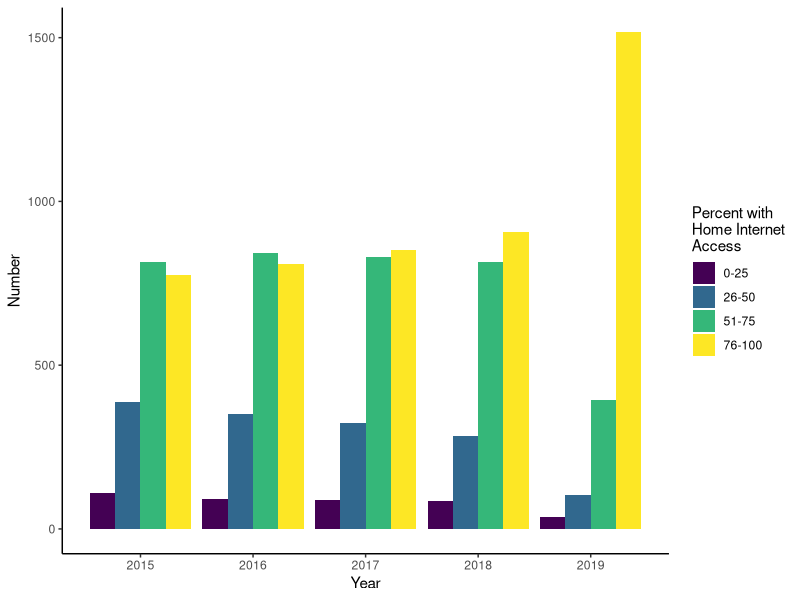
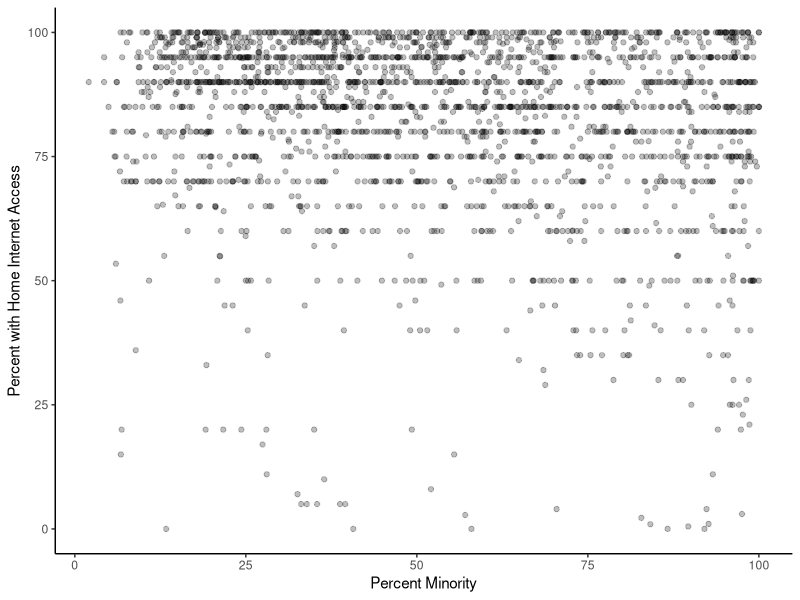
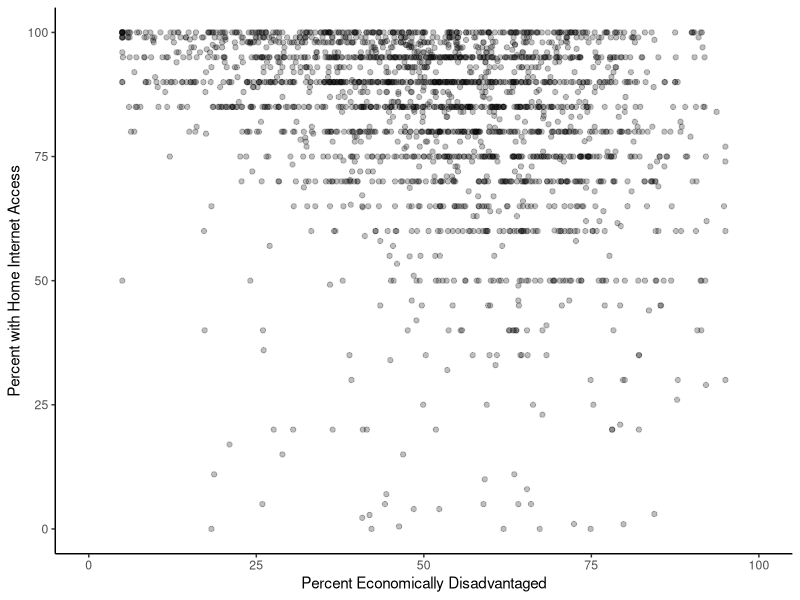

Write R code to recreate these figures, in order.
## ---- chunk 1
knitr::opts_chunk$set(echo = TRUE, message = FALSE, warning = FALSE)
## ---- chunk 2
library(tidyverse)
library(here)
## ---- chunk 3
# percent students with Internet access at home, at school level (2015-2019)
# via https://docs.google.com/spreadsheets/d/1OUny4n_4ssCkCJDtFuHFWJ7jJkO1DfhbERl5_O1oDs0/edit#gid=1261416180
dlmi <- read.csv(here("data", "NC_Students_with_Internet_Access_at_Home.csv"))
dlmi <- dlmi %>% 
  mutate(Fiscal.Year = as.numeric(substring(Fiscal.Year, 1, 4))) %>% 
  rename(year = Fiscal.Year, number = School.Code, name = School.Name, level = SchoolLevel,
         access = X223.....of.Students.with.Home.Internet.Access) %>% 
  select(-Average.DailyMembershipRange, -EconomicallyDisadvantagedRange)
dlmi$access[dlmi$access == "-"] <- NA
dlmi$level[dlmi$level == "-"] <- NA
dlmi <- dlmi %>% 
  arrange(name, year)

# percent students with Internet access at home, at school level, by percentages (2019)
dlmi_2019 <- dlmi %>% 
  filter(year == 2019)

# percent students with Internet access at home, at school level, by percentage ranges (2015-2019)
# for multi year comparison
dlmi_range_2015 <- dlmi %>% 
  filter(year != 2019)
dlmi_range_2019 <- dlmi %>% 
  filter(year == 2019) %>% 
  mutate(access = as.numeric(access)) %>% 
  mutate(access = case_when(access >= 0 & access <= 25 ~ "0-25", access > 25 & access <= 50 ~ "26-50",
                            access > 50 & access <= 75 ~ "51-75", access > 75 & access <= 100 ~ "76-100"))
dlmi <- rbind(dlmi_range_2015, dlmi_range_2019) %>% 
  arrange(name, year)

# number of students by race and sex, at school level (2019)
ncdpi_race <- read.csv(here("data", "NCDPI_Race.csv"))
ncdpi_race <- ncdpi_race %>% 
  mutate(LEA = as.character(LEA), School = as.character(School))
ncdpi_race$LEA[as.numeric(ncdpi_race$LEA) < 100] <- paste0("0", ncdpi_race$LEA)
ncdpi_race <- ncdpi_race %>% 
  mutate(number = paste0(LEA, School)) %>%
  rename(year = Year, district = X____LEA.Name____, name = X___School.Name___,
         indigenous_m = Indian.Male, indigenous_f = Indian.Female, 
         asian_m = Asian.Male, asian_f = Asian.Female,
         hispanic_m = Hispanic.Male, hispanic_f = Hispanic.Female,
         black_m = Black.Male, black_f = Black.Female,
         white_m = White.Male, white_f = White.Female,
         pi_m = Pacific.Island.Male, pi_f = Pacific.Island.Female,
         bi_m = Two.or..More.Male, bi_f = Two.or..More.Female, total = Total) %>% 
  select(-LEA, -School)

# percent economically disadvantaged students, at school level (2017-2019)
ncdpi_eds <- read.csv(here("data", "NCDPI_EDS.csv"))
ncdpi_eds <- ncdpi_eds %>% 
  filter(!is.na(as.numeric(agency_code))) %>% 
  rename(number = agency_code) %>% 
  select(-pct_eds_masking)

# (recurring) low performance designations, at school level (2018-2019)
ncdpi_low_perf <- read.csv(here("data", "NCDPI_Low_Performance.csv"))
ncdpi_low_perf <- ncdpi_low_perf %>% 
  filter(!is.na(as.numeric(agency_code))) %>% 
  rename(number = agency_code, lp = lp_school, rlp = rlp_school) %>% 
  select(year, number, lp, rlp)

# joining access and demographic datasets, losing 404 schools
dlmi_2019 <- inner_join(dlmi_2019, ncdpi_race) %>% 
  mutate(access = as.numeric(access), total = as.numeric(gsub(",", "", total)))
dlmi_2019 <- inner_join(dlmi_2019, ncdpi_eds)
## ---- chunk 4
# 91 schools missing access data
dlmi %>% 
  count(year, is.na(access))

# 116 schools not included in DLMI
anti_join(ncdpi_race, dlmi_2019, by = "number")

# identify schools without observations for all five years
dlmi %>% 
  count(name) %>% 
  filter(n != 5)

# number of schools reporting DLMI inconsistent across five years
dlmi %>% 
  count(year)

# some districts do not report DLMI data at all
dlmi_2019 %>% 
  count(district)
ncdpi_race %>% 
  count(district)
## ---- chunk 5
# count access by year
dlmi %>% 
  count(year, access) %>% 
  group_by(year) %>% 
  mutate(prop = n / sum(n))

# calculate proportion of low performing schools for each range
filter(inner_join(dlmi, ncdpi_low_perf), year == 2019) %>% 
  count(access, lp) %>% 
  group_by(access) %>% 
  mutate(prop = n / sum(n))

# identify schools that experienced decrease in access from 2015 to 2019
# 176 schools experienced such decrease
dlmi_decrease <- dlmi %>% 
  filter(year == 2015 | year == 2019) %>% 
  group_by(number) %>% 
  pivot_wider(names_from = year, values_from = access) %>% 
  filter(!is.na(`2015`) & !is.na(`2019`) & `2015` != `2019`) %>% 
  filter(as.numeric(substring(`2015`, 1, 2)) > as.numeric(substring(`2019`, 1, 2)) | 
           as.numeric(substring(`2019`, 1, 1)) == 0) %>% 
  ungroup() %>% 
  inner_join(., ncdpi_race) %>% 
  inner_join(., ncdpi_eds) %>% 
  select(-year) %>% 
  mutate(total = as.numeric(gsub(",", "", total)))
dlmi_decrease$`2019_actual` <- filter(dlmi_2019, number %in% dlmi_decrease$number)$access
dlmi_decrease <- dlmi_decrease %>% 
  mutate(`2019_low` = as.numeric(substring(`2015`, 1, 2)) - `2019_actual`,
         `2019_high` = as.numeric(substring(`2015`, 4)) - `2019_actual`)
dlmi_decrease <- dlmi_decrease[, c(1:5, 23:25, 6:22)]

# count number of districts and school types experiencing decrease
dlmi_decrease %>% 
  count(district)
dlmi_decrease %>% 
  count(level)

# count number of schools experiencing decrease which are majority minority or eds
dlmi_decrease %>% 
  count((total - white_m - white_f) / total >= 0.5)
dlmi_decrease %>% 
  count(pct_eds >= 50)

# count number of schools experiencing at least 10% decrease
dlmi_decrease %>% 
  filter(`2019_low` >= 10)

# calculate access means & medians for state & each district (2019)
# 83% mean, 89% median
dlmi_2019 %>% 
  summarize(mean = mean(access, na.rm = TRUE), median = median(access, na.rm = TRUE))

dlmi_2019 %>% 
  group_by(district) %>% 
  summarize(mean = mean(access, na.rm = TRUE), median = median(access, na.rm = TRUE)) %>% 
  arrange(mean)

# identify schools with below average access for state & that district (2019)
# 824 schools were below state average 
dlmi_2019 %>% 
  filter(!is.na(access)) %>% 
  filter(access < mean(access))
# 851 schools were below district average
dlmi_2019 %>%
  filter(!is.na(access)) %>% 
  group_by(district) %>% 
  filter(access < mean(access))
# 155 schools had below half with access
dlmi_2019 %>%
  filter(!is.na(access)) %>% 
  group_by(district) %>% 
  filter(access <= 50) %>% 
  ungroup() %>% 
  count((total - white_m - white_f) / total >= 0.5, pct_eds >= 50)

# calculate proportion of schools with below half access for each district
dlmi_2019_prop <- dlmi_2019 %>% 
  filter(!is.na(access)) %>% 
  group_by(district) %>% 
  count(access <= 50) %>% 
  filter(`access <= 50`)
dlmi_2019_prop$sum <- filter(count(ncdpi_race, vars = district), vars %in% dlmi_2019_prop$district)$n
dlmi_2019_prop <- dlmi_2019_prop %>% 
  mutate(prop = n / sum) %>% 
  select(district, n, sum, prop) %>% 
  arrange(desc(prop))

# count number of schools with majority minority (1156/2236)
# count number of majority minority schools with below average access (502/1156)
# count number of majority white schools with below average access (322/1080)
dlmi_2019 %>%
  filter(!is.na(access)) %>% 
  count((total - white_m - white_f) / total >= 0.5, access < mean(access))

# count number of majority minority schools with less than half access (111/1156)
# count number of majority white schools with less than half access (44/1080)
dlmi_2019 %>%
  filter(!is.na(access)) %>% 
  count((total - white_m - white_f) / total >= 0.5, access <= 50)

# count number of schools with majority economically disadvantaged "eds" (1250/2236)
# count number of majority eds schools with below average access (587/1250)
# count number of majority not eds with below average access (236/984)
dlmi_2019 %>% 
  filter(!is.na(access)) %>% 
  count(pct_eds >= 50, access < mean(access))

# count number of majority eds schools with less than half access (116/1250)
# count number of majority not eds schools with less than half access (38/984)
dlmi_2019 %>% 
  filter(!is.na(access)) %>% 
  count(pct_eds >= 50, access <= 50)

# count number of majority minority and eds schools with below average access (416)
dlmi_2019 %>% 
  filter(!is.na(access)) %>% 
  count((total - white_m - white_f) / total >= 0.5, pct_eds >= 50, access < mean(access))
## ---- chunk 6
# number of schools in each bucket from 2015 to 2019
dlmi %>% 
  group_by(name) %>% 
  filter(n() == 5) %>% 
  ungroup() %>% 
  count(year, access) %>% 
  filter(!is.na(access)) %>% 
  ggplot(data = ., mapping = aes(x = year, y = n, fill = access)) +
  geom_bar(position = "dodge", stat = "identity") +
  scale_fill_viridis_d() +
  labs(x = "Year", y = "Number", fill = "Percent with\nHome Internet\nAccess") +
  theme_classic()

# race & access
dlmi_2019 %>% 
  mutate(pct_min = (total - white_m - white_f) / total * 100) %>% 
  ggplot(data = ., mapping = aes(x = pct_min, y = access)) +
  geom_point(alpha = 0.25) +
  labs(x = "Percent Minority", y = "Percent with Home Internet Access") +
  theme_classic()

# economic disadvantage & access
ggplot(data = dlmi_2019, mapping = aes(x = pct_eds, y = access)) +
  geom_point(alpha = 0.25) +
  labs(x = "Percent Economically Disadvantaged", y = "Percent with Home Internet Access") +
  scale_x_continuous(limits = c(0, 100)) +
  theme_classic()
## ---- chunk 7
below_half <- dlmi_2019 %>%
  group_by(district) %>%  
  arrange(access, .by_group = T) %>% 
  filter(access <= 50) %>% 
  ungroup() %>% 
  mutate(access = access / 100, 
         pct_eds = pct_eds / 100, 
         pct_min = (total - white_m - white_f) / total) %>% 
  filter(!is.na(access) & !is.na(pct_eds) & !is.na(pct_min)) %>% 
  mutate(group = row_number(), diff = 0)

dlmi_peers <- below_half[1,] 

for (i in 2:nrow(below_half)) {
  school <- below_half[i,]
  peers <- dlmi_2019 %>% 
    mutate(access = access / 100, 
           pct_eds = pct_eds / 100,
           pct_min = (total - white_m - white_f) / total) %>% 
    filter(!is.na(access) & !is.na(pct_eds) & !is.na(pct_min)) %>% 
    filter(district == school$district & level == school$level, 
           total > school$total - 50, total < school$total + 50,
           pct_eds > school$pct_eds - 0.05, pct_eds < school$pct_eds + 0.05,
           pct_min > school$pct_min - 0.05, pct_min < school$pct_min + 0.05) %>% 
    arrange(access) %>% 
    filter(name != school$name, !name %in% dlmi_peers$name) %>%
    mutate(group = school$group, diff = access - school$access)
  dlmi_peers <- bind_rows(dlmi_peers, school, peers)
}

dlmi_peers <- dlmi_peers %>% 
  group_by(name) %>% 
  slice(1) %>% 
  ungroup() %>% 
  group_by(group) %>% 
  arrange(group, access) %>% 
  inner_join(., ncdpi_low_perf)
